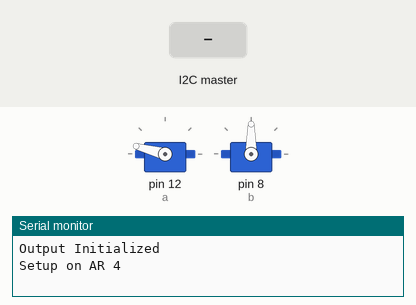
Simulated run of this sketch. Board: Arduino Uno, built with avr-gcc and run on an emulated ATmega328P. Shown: 2 × servo, the last lines printed to the serial monitor. Inputs (shaded band) come from the test bench.

Above: at 0.2 s.
At 1.2 s:
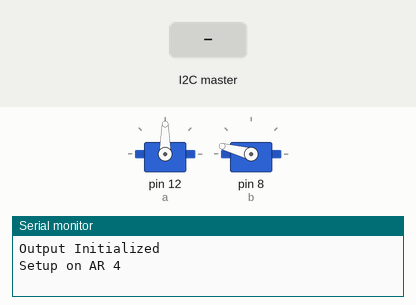
1.3 s: the I2C master sends the byte 1
At 2.4 s:
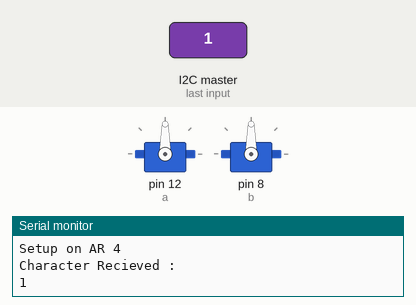
Timing chart, 0 to 4.3 s (numbered marks = the images above; inputs shaded):
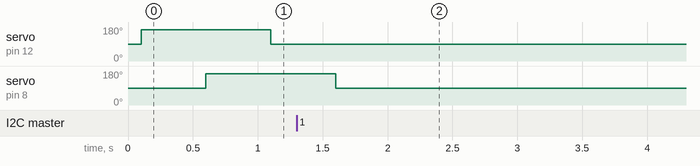

The sketch:

slaveCode.ino
```cpp
#include <Wire.h>
#include <Servo.h>

// Slave code to run animations

//void bowtie();
void arms();

  Servo a;
  Servo b;

void setup()
{
  a.attach(12);
  b.attach(8);
  //pinMode(10, OUTPUT);

  Serial.begin(19200);
  Serial.println("Output Initialized");
  Wire.begin(4);
  Serial.println("Setup on AR 4");
  Wire.onReceive(recieveEvent);
}

void recieveEvent(int message)
{
  Serial.println("Character Recieved :");
  Serial.print(message);
  // Does not seem to work. Technically the other board says that the
  // message was sent, but this board did not recieve any data, therefore,
  // I conclude this method will not satisfy the time requirements.
}

void arms()
{
  a.write(165);
  delay(500);
  b.write(165);
  delay(500);
  a.write(90);
  delay(500);
  b.write(90);
  delay(10000);
//  for(int i; i < 200000; i++){
//  analogWrite(10,100);
//  }
}
void bowtie()
{
  //analogWrite(10, 70);
}

void loop()
{
 delay(100);
 arms();
}
```
